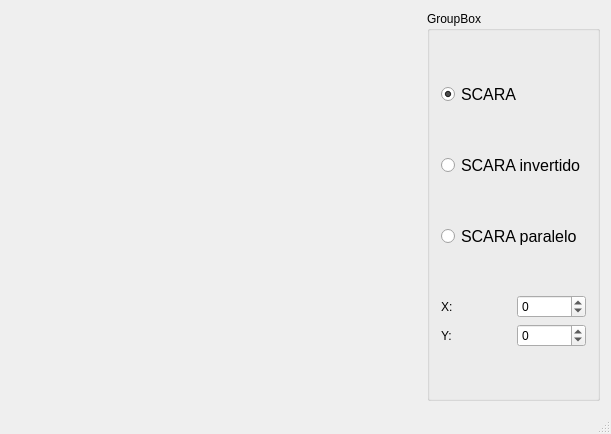
<?xml version="1.0" encoding="UTF-8"?>
<ui version="4.0">
 <class>MainWindow</class>
 <widget class="QMainWindow" name="MainWindow">
  <property name="geometry">
   <rect>
    <x>0</x>
    <y>0</y>
    <width>611</width>
    <height>434</height>
   </rect>
  </property>
  <property name="windowTitle">
   <string>Cinematica Inversa 2GL</string>
  </property>
  <widget class="QWidget" name="centralWidget">
   <layout class="QGridLayout" name="gridLayout_4">
    <item row="0" column="0">
     <spacer name="horizontalSpacer">
      <property name="orientation">
       <enum>Qt::Horizontal</enum>
      </property>
      <property name="sizeHint" stdset="0">
       <size>
        <width>417</width>
        <height>20</height>
       </size>
      </property>
     </spacer>
    </item>
    <item row="0" column="1">
     <widget class="QGroupBox" name="groupBox">
      <property name="title">
       <string>GroupBox</string>
      </property>
      <layout class="QGridLayout" name="gridLayout_3">
       <item row="0" column="0">
        <widget class="QRadioButton" name="radioButton">
         <property name="font">
          <font>
           <pointsize>12</pointsize>
           <weight>50</weight>
           <bold>false</bold>
          </font>
         </property>
         <property name="text">
          <string>SCARA</string>
         </property>
         <property name="checked">
          <bool>true</bool>
         </property>
        </widget>
       </item>
       <item row="1" column="0">
        <widget class="QRadioButton" name="radioButton_3">
         <property name="font">
          <font>
           <pointsize>12</pointsize>
           <weight>50</weight>
           <bold>false</bold>
          </font>
         </property>
         <property name="text">
          <string>SCARA invertido</string>
         </property>
        </widget>
       </item>
       <item row="2" column="0">
        <widget class="QRadioButton" name="radioButton_2">
         <property name="font">
          <font>
           <pointsize>12</pointsize>
           <weight>50</weight>
           <bold>false</bold>
          </font>
         </property>
         <property name="text">
          <string>SCARA paralelo</string>
         </property>
        </widget>
       </item>
       <item row="3" column="0">
        <layout class="QGridLayout" name="gridLayout_2">
         <item row="0" column="0">
          <widget class="QLabel" name="label_3">
           <property name="text">
            <string>X:</string>
           </property>
          </widget>
         </item>
         <item row="0" column="1">
          <widget class="QSpinBox" name="spinBox_3">
           <property name="minimum">
            <number>-200</number>
           </property>
           <property name="maximum">
            <number>200</number>
           </property>
          </widget>
         </item>
         <item row="1" column="0">
          <widget class="QLabel" name="label_4">
           <property name="text">
            <string>Y:</string>
           </property>
          </widget>
         </item>
         <item row="1" column="1">
          <widget class="QSpinBox" name="spinBox_4">
           <property name="minimum">
            <number>-200</number>
           </property>
           <property name="maximum">
            <number>200</number>
           </property>
          </widget>
         </item>
        </layout>
       </item>
      </layout>
     </widget>
    </item>
   </layout>
  </widget>
  <widget class="QMenuBar" name="menuBar">
   <property name="geometry">
    <rect>
     <x>0</x>
     <y>0</y>
     <width>611</width>
     <height>22</height>
    </rect>
   </property>
  </widget>
  <widget class="QStatusBar" name="statusBar"/>
 </widget>
 <layoutdefault spacing="6" margin="11"/>
 <resources/>
 <connections/>
</ui>
